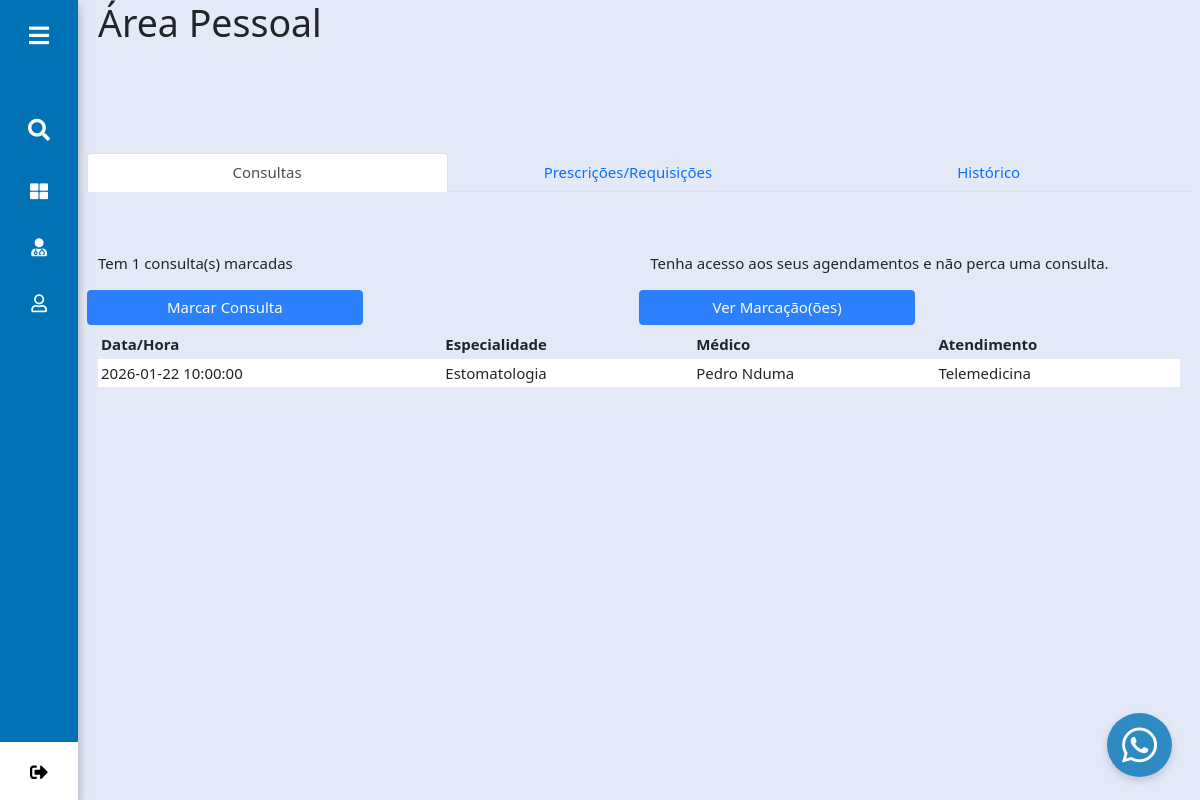
Page /interfaceusuario/Paciente/index.php (signed in) on the earlier database version.
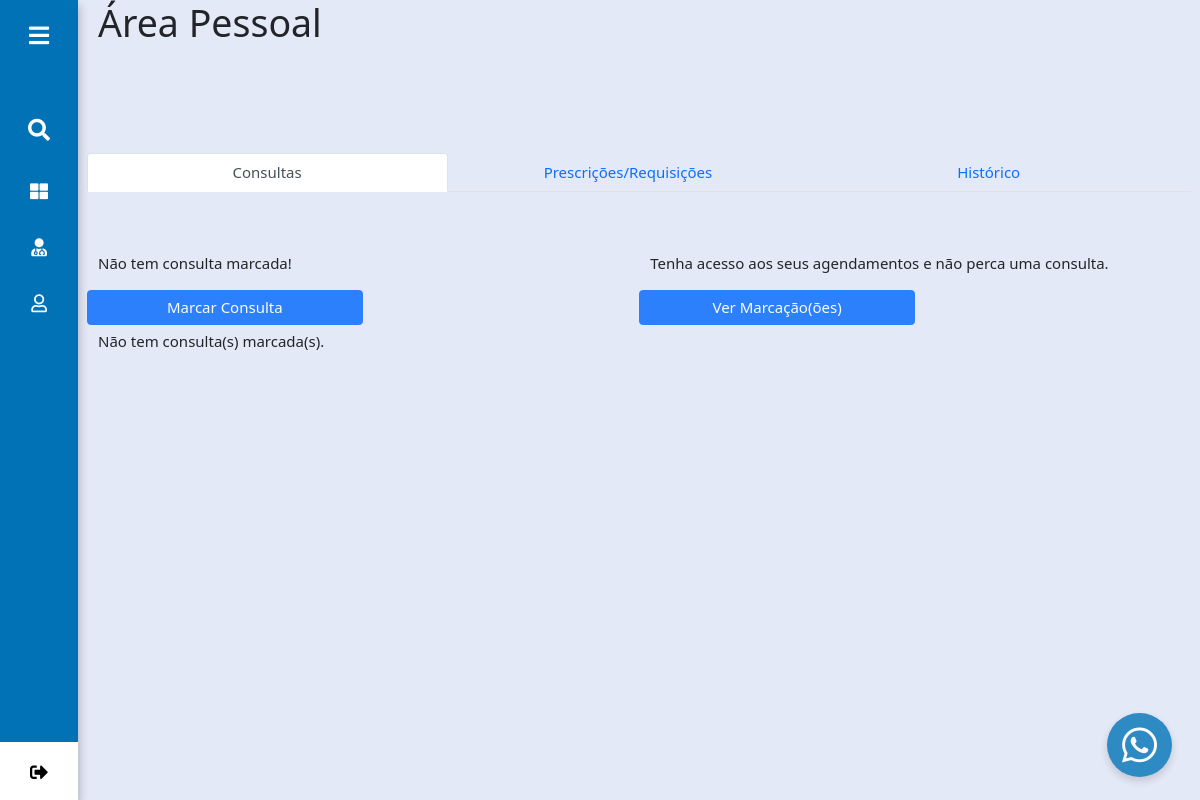
Same page on the later database version.
### tables this page shows
CREATE TABLE `pessoa` (
  `idPessoa` int(11) NOT NULL,
  `nomeUtilizador` varchar(100) DEFAULT NULL,
  `password` varchar(150) DEFAULT NULL,
  `nome` varchar(200) DEFAULT NULL,
  `peso` float DEFAULT NULL,
  `dataNasc` date DEFAULT NULL,
  `genero` varchar(25) DEFAULT NULL,
  `estCivil` varchar(25) DEFAULT NULL,
  `tipoSang` varchar(10) DEFAULT NULL,
  `tipoUser` varchar(20) DEFAULT NULL,
  `endereco` varchar(100) NOT NULL,
  `codMunicipio` int(11) NOT NULL,
  `documentoIdentificacao` varchar(100) NOT NULL,
  `numeroDocumento` varchar(100) NOT NULL,
  `foto` varchar(255) NOT NULL
);

CREATE TABLE `consulta` (
  `codConsulta` int(11) NOT NULL,
  `numOrdem` varchar(20) DEFAULT NULL,
  `codEspecialidade` int(11) DEFAULT NULL,
  `idPessoa` int(11) DEFAULT NULL,
  `dataConsulta` datetime DEFAULT NULL,
  `preco` float DEFAULT NULL,
  `diagnosticoProvavel` varchar(255) DEFAULT NULL,
  `motivoConsulta` varchar(255) DEFAULT NULL,
  `resumoSindromico` varchar(255) DEFAULT NULL,
  `antPatFamiliares` varchar(255) DEFAULT NULL,
  `antPatPessoais` varchar(255) DEFAULT NULL,
  `historicoDoencaAtual` varchar(255) DEFAULT NULL,
  `estadoConsulta` varchar(20) NOT NULL
);

CREATE TABLE `especialidade` (
  `codEspecialidade` int(11) NOT NULL,
  `nome` varchar(100) DEFAULT NULL
);

### interfaceusuario/Paciente/index.php (the view, shortened to what this page needs)
<!DOCTYPE html>
<html lang="pt-PT">
<head>
  <link rel="stylesheet" type="text/css" href="../../css/estilo.css">
  <link rel="stylesheet" type="text/css" href="../../css/interfaceusuario.css">
  <link rel="stylesheet" type="text/css" href="../../css/bootstrap.min.css">
  <link rel="stylesheet" type="text/css" href="../../css/all.css">
  <link rel="stylesheet" type="text/css" href="../../css/marcacao.css">
  <link rel="stylesheet" type="text/css" href="../../css/chat.css">
</head>
<body>
  <?php include_once "menu.php"; ?>
  <section class="home-section" id="main">
    <div class="text">
      <div class="row userNameTitle">
        <div class="col-lg-12">
          <h1>Área Pessoal</h1>
        </div>
      </div>
      <div class="row mt-5">
        <ul class="nav nav-tabs">
          <li class="nav-item userNavItem">
            <a href="#primeiraTab" class="nav-link  active" role="tab" data-toggle="tab">Consultas</a>
          </li>
          <li class="nav-item userNavItem">
            <a href="#segundaTab" class="nav-link " role="tab" data-toggle="tab">Prescrições/Requisições</a>
          </li>
          <li class="nav-item userNavItem">
            <a href="#terceiraTab" class="nav-link " role="tab" data-toggle="tab">Histórico</a>
          </li>
        </ul>
        <div class="tab-content" id="myTabContent">
          <div class="tab-pane fade mt-3 show active" role="tabpanel" id="primeiraTab">
            <div class="row mt-5 opcoes">
              <div class="col-lg-6">
                <div class="row mt-3">
                  <div class="">
                    <?php
                    $idPaciente = $_SESSION["idPessoa"];
                    $sql = "SELECT * FROM consulta WHERE idPessoa = {$idPaciente}";
                    $numConsultas = mysqli_query($mysqli, $sql);
                    if (mysqli_num_rows($numConsultas) == 0) {
                      echo "Não tem consulta marcada!";
                    } else {
                      $ativo = 0;
                      while ($row = mysqli_fetch_assoc($numConsultas)) {
                        if ($row['estadoConsulta'] == 'Activo') {
                          $ativo++;
                        }
                      }
                      echo "Tem " . $ativo . " consulta(s) marcadas";
                    }
                    ?>
                  </div>
                </div>
                <div class="row mt-3">
                  <button type="button" class="btn btn-primary w-50"><a href="consulta.php" style="text-decoration: none; color: white;">Marcar Consulta</a></button>
                </div>
              </div>
              <div class="col-lg-6">
                <div class="row mt-3">
                  <div><?php echo "Tenha acesso aos seus agendamentos e não perca uma consulta."; ?></div>
                </div>
                <div class="row mt-3">
                  <button type="button" class="btn btn-primary w-50" onclick="agendamento()">Ver Marcação(ões)</button>
                </div>
              </div>
              <div class="" id="agendamento">
                <?php $sql1 = "SELECT * FROM consulta WHERE idPessoa = {$idPaciente} and estadoConsulta = 'Activo' order by dataConsulta";
                $dados1 = mysqli_query($mysqli, $sql1);
                if (!empty(mysqli_num_rows($dados1))) { ?>
                  <table>
                    <tr>
                      <th>Data/Hora</th>
                      <th>Especialidade</th>
                      <th>Médico</th>
                      <th>Atendimento</th>
                    </tr>
                    <?php while ($row1 = mysqli_fetch_assoc($dados1)) { ?>
                    <tr>
                      <td><?php echo $row1['dataConsulta']; ?></td>
                      <?php $dados2 = mysqli_query($mysqli, "SELECT * from especialidade WHERE codEspecialidade = {$row1['codEspecialidade']}");
                      while ($row2 = mysqli_fetch_assoc($dados2)) { ?>
                        <td><?php echo $row2['nome']; ?></td>
                        <?php };
                      $dados3 = mysqli_query($mysqli, "SELECT * FROM medico WHERE numOrdem = '{$row1['numOrdem']}'");
                      while ($row3 = mysqli_fetch_assoc($dados3)) {
                        $dados4 = mysqli_query($mysqli, "SELECT * FROM pessoa WHERE idPessoa = {$row3['idPessoa']}");
                        while ($row4 = mysqli_fetch_assoc($dados4)) { ?>
                          <td><?php echo $row4['nome']; ?></td>
                      <?php }
                      } ?>
                      <td>Telemedicina</td>
                    </tr>
                  <?php } ?>
                  </table>
              <?php
                  } else {
                    echo "Não tem consulta(s) marcada(s). ";
                  } ?>
              </div>
            </div>
          </div>
        </div>
      </div>
      <?php include "../chat.php" ?>
    </div>
  </section>
</body>
</html>

### interfaceusuario/Paciente/menu.php (shortened to what this page needs)
<?php
include '../../conexao.php';
?>
<div class="sidebar french-blue">
    <div class="logo-details">
        <i class="fas fa-bars" id="btn"></i>
    </div>
    <ul class="nav-list">
        <li>
            <i class="fas fa-search bx-search"></i>
        </li>
        <li>
            <a href="index.php">
                <i class="fas fa-th-large"></i>
            </a>
        </li>
        <li>
            <a href="medicos.php">
                <i class="fas fa-user-md"></i>
            </a>
        </li>
        <li>
            <a href="perfil.php">
                <i class="far fa-user"></i>
            </a>
        </li>
        <li class="profile">
            <?php
            $sql = "SELECT * FROM pessoa WHERE idPessoa = {$_SESSION["idPessoa"]}";
            $dados = mysqli_query($mysqli, $sql);
            while ($dadosusuario = mysqli_fetch_assoc($dados)) {
            ?>
                <a href="../../index.php">
                    <i class="fas fa-sign-out-alt" id="log_out"></i>
                </a>
            <?php
            }
            ?>
        </li>
    </ul>
</div>

### interfaceusuario/chat.php (shortened to what this page needs)
<button class="open-button" onclick="openForm()">
  <i class="fab fa-whatsapp"></i>
</button>

### css/estilo.css (style rules this page uses)
*, *:before, *:after { box-sizing: border-box; }
html, body { font-family: "Times New Roman", sans-serif; font-size: 15px; line-height: 1.5; box-sizing: border-box; }
.btn { width: 100%; padding: 8px 16px; border: none; border-radius: 7px; margin: 5px 0; opacity: 0.85; display: inline-block; font-size: 17px; line-height: 20px; text-decoration: none; cursor: pointer; }
.sidebar { position: fixed; left: 0; top: 0; height: 100%; width: 78px; padding: 6px 14px; z-index: 99; transition: all 0.5s ease; box-shadow: 0 5px 10px rgba(0, 0, 0, 0.3); }
.sidebar .logo-details { height: 60px; display: flex; align-items: center; position: relative; }
.sidebar .logo-details #btn { position: absolute; top: 50%; right: 0; transform: translateY(-50%); font-size: 22px; transition: all 0.4s ease; font-size: 23px; text-align: center; cursor: pointer; transition: all 0.5s ease; }
.sidebar i { color: #fff; height: 60px; min-width: 50px; font-size: 28px; text-align: center; line-height: 60px; }
.sidebar .nav-list { text-align: left; margin-top: 20px; height: 100%; padding: 8px 0 8px 0; }
.sidebar li { position: relative; margin: 6px 0; list-style: none; }
.sidebar .bx-search { position: absolute; top: 50%; left: 0; transform: translateY(-50%); font-size: 22px; color: #fff; cursor: pointer; background: #0072b5; transition: all 0.4s ease; }
.sidebar li a { display: flex; height: 100%; width: 100%; border-radius: 7px; align-items: center; text-decoration: none; transition: all 0.4s ease; }
.sidebar li i { height: 50px; line-height: 50px; font-size: 18px; border-radius: 12px; }
.sidebar li.profile { position: fixed; height: 60px; width: 78px; left: 0; bottom: -8px; padding: 10px 14px; background: #fff; transition: all 0.5s ease; overflow: hidden; }
.sidebar .profile #log_out { position: absolute; top: 50%; right: 0; transform: translateY(-50%); width: 100%; height: 60px; line-height: 60px; border-radius: 0px; transition: all 0.5s ease; color: black; }
.home-section { position: relative; background: #e4e9f7; min-height: 100vh; top: 0; left: 78px; width: calc(100% - 78px); transition: all 0.5s ease; z-index: 2; }
.home-section .text { margin: 0 20px; }
.french-blue { color: #fff; background-color: #0072b5; }

### css/interfaceusuario.css (style rules this page uses)
.userNavItem { width: 33%; text-align: center; }
.userNameTitle { margin-bottom: 100px; }

### css/all.css (style rules this page uses)
.fa, .fas, .far, .fal, .fad, .fab { -moz-osx-font-smoothing: grayscale; -webkit-font-smoothing: antialiased; display: inline-block; font-style: normal; font-variant: normal; text-rendering: auto; line-height: 1; }
.fa-bars:before { content: "\f0c9"; }
.fa-search:before { content: "\f002"; }
.fa-sign-out-alt:before { content: "\f2f5"; }
.fa-th-large:before { content: "\f009"; }
.fa-user:before { content: "\f007"; }
.fa-user-md:before { content: "\f0f0"; }
.fa-whatsapp:before { content: "\f232"; }
.fab { font-family: 'Font Awesome 5 Brands'; font-weight: 400; }
.far { font-family: 'Font Awesome 5 Free'; font-weight: 400; }
.fa, .fas { font-family: 'Font Awesome 5 Free'; font-weight: 900; }

### css/chat.css (style rules this page uses)
.open-button { background: #0072b5; color: white; padding: 2px 15px; border: none; cursor: pointer; opacity: 0.8; position: fixed; bottom: 23px; right: 28px; font-size: 40px; box-shadow: 0 4px 8px 0 rgba(0, 0, 0, 0.2); border-radius: 50%; }

### css/marcacao.css (style rules this page uses)
table { border-collapse: collapse; border-spacing: 0; width: 100%; }
th, td { text-align: left; padding: 3px; }
#agendamento table tr:nth-child(even) { background-color: white; }

Differences in the rows shown:
removed consulta: dataConsulta "2026-01-22 10:00:00"
no longer on this page (row unchanged): especialidade: nome "Estomatologia"
no longer on this page (row unchanged): pessoa: nome "Pedro Nduma"
Other differences:
$ativo: "1" → (not shown)
text no longer shown: "Tem consulta(s) marcadas Data/Hora Especialidade Médico Atendimento"
text now shown: "Não tem consulta marcada! Não tem consulta(s) marcada(s)."
